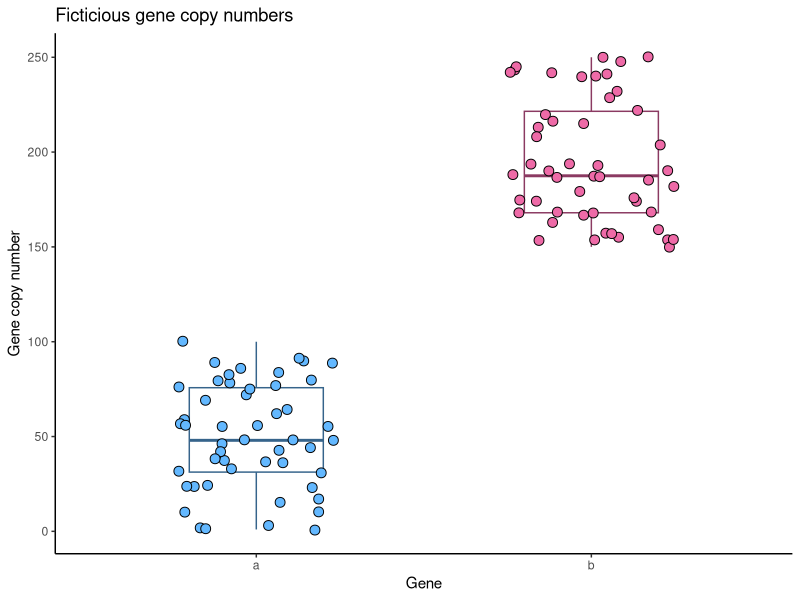

Generate this figure with R: (Note: this script raises an error after producing the figure.)
library(here)
library(tidyverse)

# edit comment

#super usefull website: https://www.erdetfredag.dk

# does this show?

# branching time

# i'm making changes

df <- data.frame(a = sample(x = c(1:100), replace = T, size = 50),
                 b = sample(x = c(150:250), replace = T, size = 50))
 df |>
   pivot_longer(cols = c(a, b),
                names_to = "gene",
                values_to = "gene_copy_number") |>
   ggplot(aes(x = gene, y = gene_copy_number, fill = gene)) +
   theme_classic() +
   geom_boxplot(alpha = 0, width = 0.4, color = c("steelblue4", "hotpink4")) +
   geom_jitter(width = 0.25, shape = 21, size = 3) +
   scale_fill_manual(values = c("steelblue1", "hotpink2")) +
   ylab("Gene copy number") +
   xlab("Gene") +
   ggtitle("Ficticious gene copy numbers") +
   theme(legend.position = "none")




create_from_github("https://github.com/ibdj/githubcommitting_test", fork = TRUE)


# ok, now
